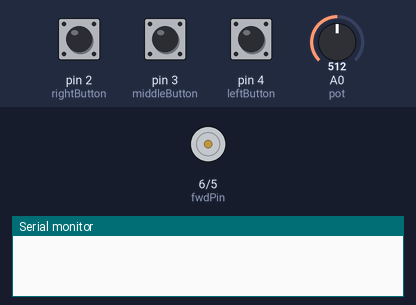
Bench run of a sketch on a simulated Arduino Uno, built with avr-gcc and run on an emulated ATmega328P. Parts: motor-driver pin pairs drawn as motors (green arrow = first pin HIGH = forward, orange = second pin HIGH = backward, longer = more drive), the last lines printed to the serial monitor. The test bench sets the inputs (shaded band); at power-on: pin 4 (leftButton) HIGH, pin 3 (middleButton) HIGH, pin 2 (rightButton) HIGH, A0 (pot) = 512.

Above: at 1.2 s.
1.3 s: pin 4 (leftButton) pulled LOW for 0.15 s
At 2.3 s:
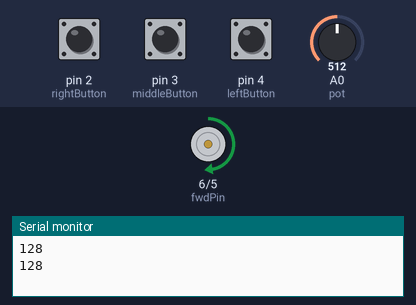
2.9 s: pin 3 (middleButton) pulled LOW for 0.15 s
At 3.5 s:
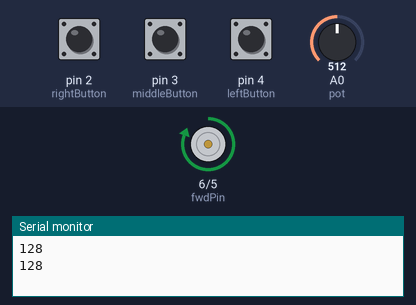
4.5 s: pin 2 (rightButton) pulled LOW for 0.15 s
At 5.7 s:
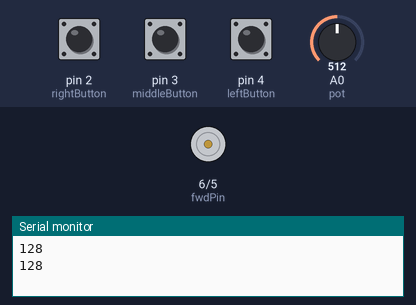
6.1 s: pin 3 (middleButton) pulled LOW for 1 s
At 7.1 s:
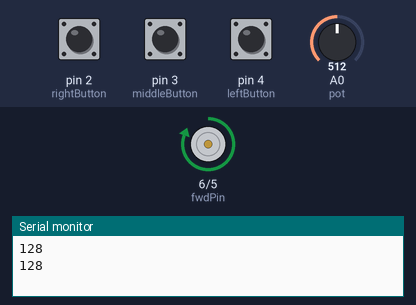
8.6 s: pin 2 (rightButton) pulled LOW for 1 s
At 9.0 s:
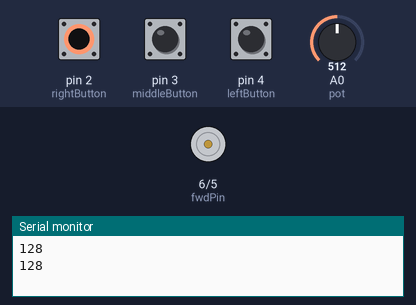
Timing chart, 0 to 11.6 s (numbered marks = the images above; inputs shaded):
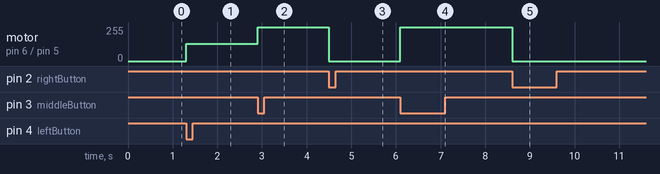

Measured:
- after the input at 1.3 s, motor on pin 6 (fwdPin) / pin 5 (revPin): stopped → forward 128/255 at once
- after the input at 2.9 s, motor on pin 6 (fwdPin) / pin 5 (revPin): forward 128/255 → forward 255/255 at once
- after the input at 4.5 s, motor on pin 6 (fwdPin) / pin 5 (revPin): forward 255/255 → stopped at once
- after the input at 6.1 s, motor on pin 6 (fwdPin) / pin 5 (revPin): stopped → forward 255/255 at once
- after the input at 8.6 s, motor on pin 6 (fwdPin) / pin 5 (revPin): forward 255/255 → stopped at once

The sketch:

PILDNER_Fan_Project.ino
```cpp
int potIn;  // potentiometer

int revPin = 5; // increase rpm
int fwdPin = 6; // decrease rpm

int leftButton = 4; // push button
int middleButton = 3;
int rightButton = 2;

void setup()
{


  pinMode(revPin, OUTPUT);
  pinMode(fwdPin, OUTPUT); //outputs

  pinMode(leftButton, INPUT_PULLUP);
  pinMode(middleButton, INPUT_PULLUP);
  pinMode(rightButton, INPUT_PULLUP);  // input internal pullup resistors

  Serial.begin(9600);

}
void loop()
{

  int leftPinState = digitalRead(leftButton);
  int middlePinState = digitalRead(middleButton);
  int rightPinState = digitalRead(rightButton);  // different pintstates for buttons

  if (leftPinState == LOW) // left button pushed
  {
  potIn = analogRead(A0); //reads pot value
  	int output = potIn /4; //makes number range 0-255 in serial

  	analogWrite(fwdPin, output); //rpm output

  	Serial.println(output);
  	delay(100);
  }

  else if (middlePinState == LOW) //middle button pushed
  {
  	digitalWrite(fwdPin, HIGH); // sets fan to fast as F boi
    digitalWrite(revPin, LOW);

  }
  else if (rightPinState == LOW) //right button pushed
  {
  	digitalWrite(fwdPin, LOW);
    digitalWrite(revPin, LOW);  //both pins low turns fan off

  }
}
```
